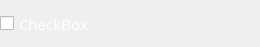
<?xml version="1.0" encoding="UTF-8"?>
<ui version="4.0">
 <class>ChannelWidget</class>
 <widget class="QWidget" name="ChannelWidget">
  <property name="geometry">
   <rect>
    <x>0</x>
    <y>0</y>
    <width>260</width>
    <height>47</height>
   </rect>
  </property>
  <property name="windowTitle">
   <string>Form</string>
  </property>
  <widget class="QCheckBox" name="checkBox">
   <property name="geometry">
    <rect>
     <x>0</x>
     <y>8</y>
     <width>220</width>
     <height>31</height>
    </rect>
   </property>
   <property name="sizePolicy">
    <sizepolicy hsizetype="Fixed" vsizetype="Fixed">
     <horstretch>0</horstretch>
     <verstretch>0</verstretch>
    </sizepolicy>
   </property>
   <property name="toolTip">
    <string>choose the channel</string>
   </property>
   <property name="styleSheet">
    <string notr="true">QCheckBox{
	color:white;
	font-size:15px;
	font-family:Microsoft Yahei;	
}</string>
   </property>
   <property name="text">
    <string>CheckBox</string>
   </property>
   <property name="checked">
    <bool>false</bool>
   </property>
  </widget>
 </widget>
 <resources/>
 <connections/>
</ui>
